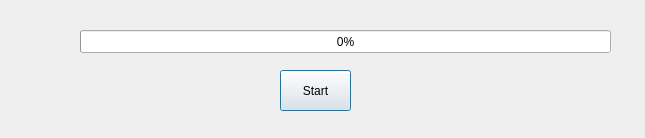
<?xml version="1.0" encoding="UTF-8"?>
<ui version="4.0">
 <class>Dialog</class>
 <widget class="QDialog" name="Dialog">
  <property name="geometry">
   <rect>
    <x>0</x>
    <y>0</y>
    <width>645</width>
    <height>138</height>
   </rect>
  </property>
  <property name="windowTitle">
   <string>Dialog</string>
  </property>
  <widget class="QProgressBar" name="progressBar">
   <property name="geometry">
    <rect>
     <x>80</x>
     <y>30</y>
     <width>531</width>
     <height>23</height>
    </rect>
   </property>
   <property name="value">
    <number>0</number>
   </property>
  </widget>
  <widget class="QPushButton" name="start">
   <property name="geometry">
    <rect>
     <x>280</x>
     <y>70</y>
     <width>71</width>
     <height>41</height>
    </rect>
   </property>
   <property name="text">
    <string>Start</string>
   </property>
  </widget>
 </widget>
 <resources/>
 <connections/>
</ui>
